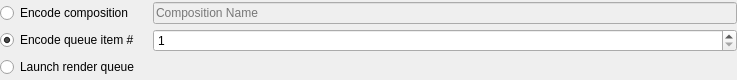
<?xml version="1.0" encoding="UTF-8"?>
<ui version="4.0">
 <class>BlockAEComp</class>
 <widget class="QWidget" name="BlockAEComp">
  <property name="geometry">
   <rect>
    <x>0</x>
    <y>0</y>
    <width>737</width>
    <height>80</height>
   </rect>
  </property>
  <property name="windowTitle">
   <string>Form</string>
  </property>
  <layout class="QGridLayout" name="gridLayout" columnstretch="0,1">
   <property name="leftMargin">
    <number>0</number>
   </property>
   <property name="topMargin">
    <number>0</number>
   </property>
   <property name="rightMargin">
    <number>0</number>
   </property>
   <property name="bottomMargin">
    <number>0</number>
   </property>
   <property name="spacing">
    <number>3</number>
   </property>
   <item row="0" column="1">
    <widget class="QLineEdit" name="compEdit">
     <property name="enabled">
      <bool>false</bool>
     </property>
     <property name="placeholderText">
      <string>Composition Name</string>
     </property>
    </widget>
   </item>
   <item row="1" column="1">
    <widget class="QSpinBox" name="rqindexBox">
     <property name="toolTip">
      <string/>
     </property>
     <property name="suffix">
      <string/>
     </property>
     <property name="minimum">
      <number>1</number>
     </property>
     <property name="maximum">
      <number>99</number>
     </property>
     <property name="value">
      <number>1</number>
     </property>
    </widget>
   </item>
   <item row="0" column="0">
    <widget class="QRadioButton" name="compButton">
     <property name="minimumSize">
      <size>
       <width>150</width>
       <height>0</height>
      </size>
     </property>
     <property name="toolTip">
      <string>Render and encode a specific compostion.</string>
     </property>
     <property name="text">
      <string>Encode composition</string>
     </property>
    </widget>
   </item>
   <item row="1" column="0">
    <widget class="QRadioButton" name="rqindexButton">
     <property name="minimumSize">
      <size>
       <width>150</width>
       <height>0</height>
      </size>
     </property>
     <property name="toolTip">
      <string>Render and encode a specific item in the render queue</string>
     </property>
     <property name="text">
      <string>Encode queue item #</string>
     </property>
     <property name="checked">
      <bool>true</bool>
     </property>
    </widget>
   </item>
   <item row="2" column="0">
    <widget class="QRadioButton" name="aeRenderQueueButton">
     <property name="minimumSize">
      <size>
       <width>150</width>
       <height>0</height>
      </size>
     </property>
     <property name="toolTip">
      <string>Just render the whole render queue, without further encoding.</string>
     </property>
     <property name="text">
      <string>Launch render queue</string>
     </property>
    </widget>
   </item>
  </layout>
 </widget>
 <resources/>
 <connections/>
</ui>
